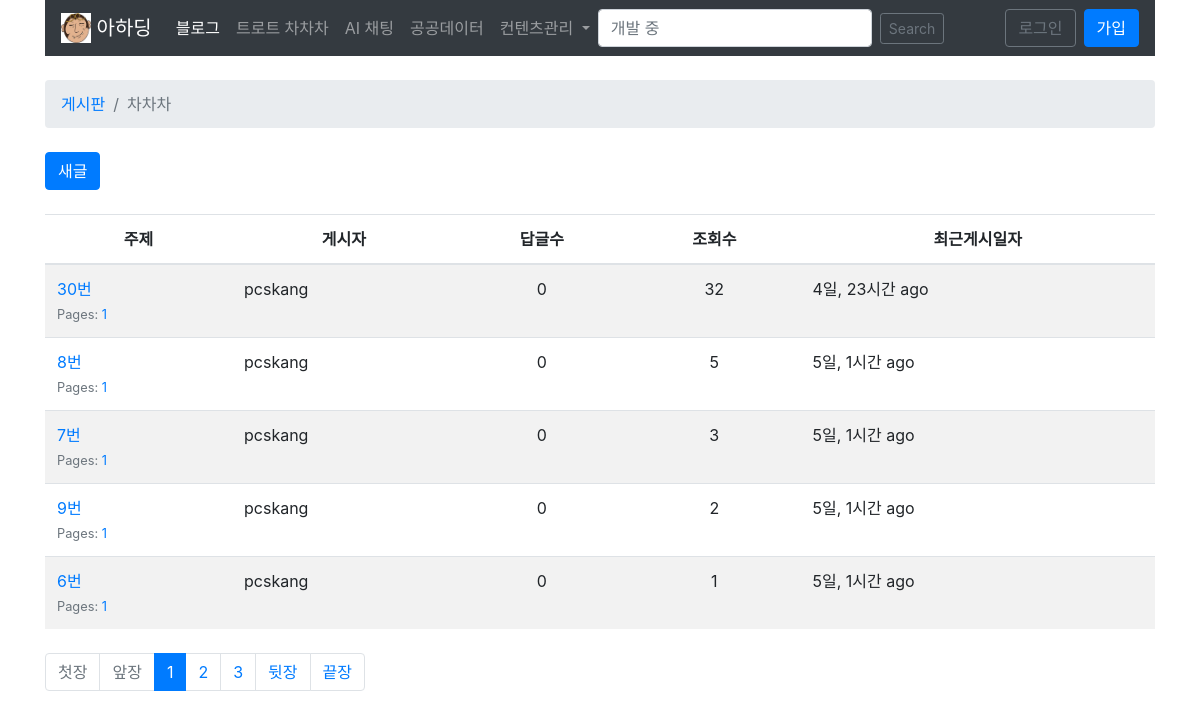
Screenshot of /게시판/1/ with the database file from the repository.
### boards/models.py (models this page shows, shortened)
class 게시판텝(models.Model):
    이름 = models.CharField(max_length=30)
    설명 = models.CharField(max_length=100)

class 주제그리드헤드텝(models.Model):
    순서 = models.IntegerField(null=True)
    헤더 = models.CharField(max_length=10)

class 주제텝(models.Model):
    주제 = models.CharField(max_length=255)
    게시일 = models.DateTimeField(auto_now_add=True)
    게시판 = models.ForeignKey(게시판텝, related_name='주제들', on_delete=models.CASCADE)
    게시자 = models.ForeignKey(회원, related_name='주제들', on_delete=models.CASCADE)
    조회수 = models.PositiveIntegerField(default=0)
    def get_page_count(self):
        count = self.글들.count()
        pages = count / 3
        return math.ceil(pages)
    def has_many_pages(self, count=None):
        if count is None:
            count = self.get_page_count()
        return count > 3
    def get_page_range(self):
        count = self.get_page_count()
        if self.has_many_pages(count):
            return range(1, 5)
        return range(1, count + 1)

### boards/views.py (called while the page is built)
    def get_context_data(self, **kwargs):
        kwargs['헤더'] = self.헤더
        kwargs['게시판'] = self.게시판
        return super().get_context_data(**kwargs)

    def get_queryset(self):
        self.헤더 = 주제그리드헤드텝.objects.all()
        self.게시판 = get_object_or_404(게시판텝, pk=self.kwargs.get('id'))
        queryset = self.게시판.주제들.order_by('-게시일').annotate(댓글수=Count('주제') - 1)
        return queryset

### boards/templates/주제목록.html (shortened to what this page needs)
{% extends '게시판기본.html' %}
{% load humanize %}
{% block 이정표 %}
  <li class="breadcrumb-item"><a href="{% url '게시판목록' %}">게시판</a></li>
  <li class="breadcrumb-item active">{{게시판.이름}}</li>
{% endblock %}
{% block 페이지내용 %}
<div class="mb-4">
  <a href="{% url '새글' 게시판.pk %}" class="btn btn-primary" role="button">새글</a>
</div>
<table class="table table-striped mb-4">
  <thead class="thead-inverse">
    <tr>
      {% for 컬럼 in 헤더 %}
        <th class='text-center'>{{ 컬럼.헤더 }}</th>
      {% endfor %}
    </tr>
  </thead>
  <tbody>
    {% for 주제 in 게시판들 %}
      {% url '댓글목록' 게시판.pk 주제.pk as 주제_URL %}
      <tr>
        <td>
          <p class="mb-0">
            <a href="{{ 주제_URL }}">{{ 주제.주제 }}</a>
          </p>
          <small class="text-muted">
            Pages:
            {% for i in 주제.get_page_range %}
              <a href="{{ 주제_URL }}?page={{ i }}">{{ i }}</a>
            {% endfor %}
          </small>
        </td>
        <td>{{ 주제.게시자.username }}</td>
        <td class='text-center'>{{ 주제.댓글수 }}</td>
        <td class='text-center'>{{ 주제.조회수 }}</td>
        <td>{{ 주제.게시일|naturaltime }}</td>
      </tr>
    {% endfor %}
  </tbody>
</table>
  {% include 'includes/페이지관리.html' %}
{% endblock %}

### rows the page displays
게시판텝: 이름 "차차차"
주제그리드헤드텝: 헤더 "주제"
주제그리드헤드텝: 헤더 "게시자"
주제그리드헤드텝: 헤더 "답글수"
주제그리드헤드텝: 헤더 "조회수"
주제그리드헤드텝: 헤더 "최근게시일자"
주제텝: 주제 "30번", get_page_range "1", 게시자.username "pcskang", value "0", 조회수 "32", 게시일 "4일, 23시간 ago"
주제텝: 주제 "8번", get_page_range "1", 게시자.username "pcskang", value "0", 조회수 "5", 게시일 "5일, 1시간 ago"
주제텝: 주제 "7번", get_page_range "1", 게시자.username "pcskang", value "0", 조회수 "3", 게시일 "5일, 1시간 ago"
주제텝: 주제 "9번", get_page_range "1", 게시자.username "pcskang", value "0", 조회수 "2", 게시일 "5일, 1시간 ago"
주제텝: 주제 "6번", get_page_range "1", 게시자.username "pcskang", value "0", 조회수 "1", 게시일 "5일, 1시간 ago"

### other values shown
{{ page_num }} "1"
{{ page_num }} "2" "3"
